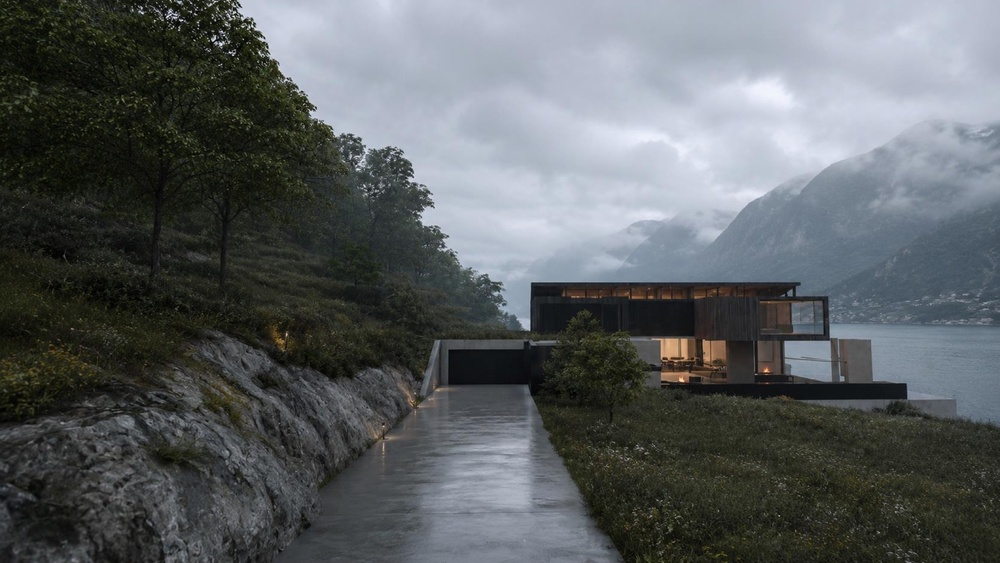
#> input picture dist/assets/house-43.jpg, 1000 x 563 px, shrunk from 2200 x 1238 before the run, found by its file name
$ python select-images.py
#> lines starting #> are read from the running program, lines starting #| are printed output that depends on the picture
"""Curated crops from PDFKit renders in /private/tmp; run after rendering sources."""
from pathlib import Path
from PIL import Image
out = Path(__file__).resolve().parents[1] / 'dist/assets'
def crop(source, target, box):
#> called with source = '/private/tmp/house-43.jpg', target = 'house-43.jpg', box = (0, 0.102, 1, 0.898)
    image = Image.open(source)
#> image is the input picture: PIL image 1000x563 RGB; mean R, G, B 91.3, 95.6, 97.7
    width, height = image.size
#> width = 1000; height = 563
    image = image.crop(tuple(round(value * size) for value, size in zip(box, (width, height, width, height))))
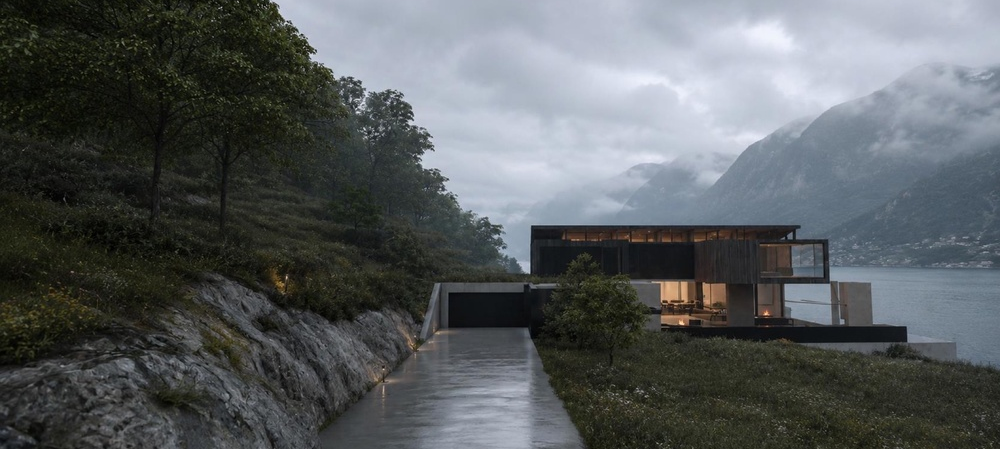
#> image: PIL image 1000x449 RGB; mean R, G, B 88.1, 92.5, 94.2
    image.save(out / target, quality=92, optimize=True)
for page in [43,44,45,46,47,48,49,50,51,52]:
#> (the run stopped early here; a loop or call above may not have finished)
